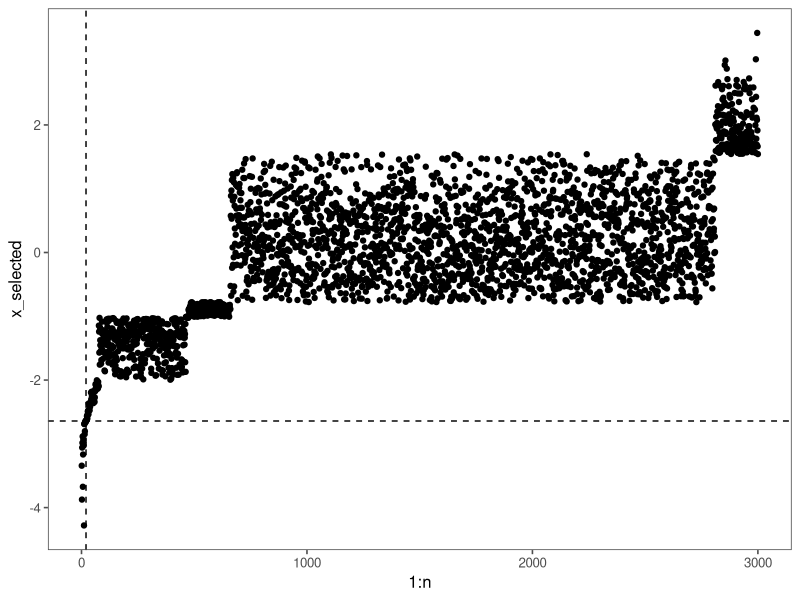
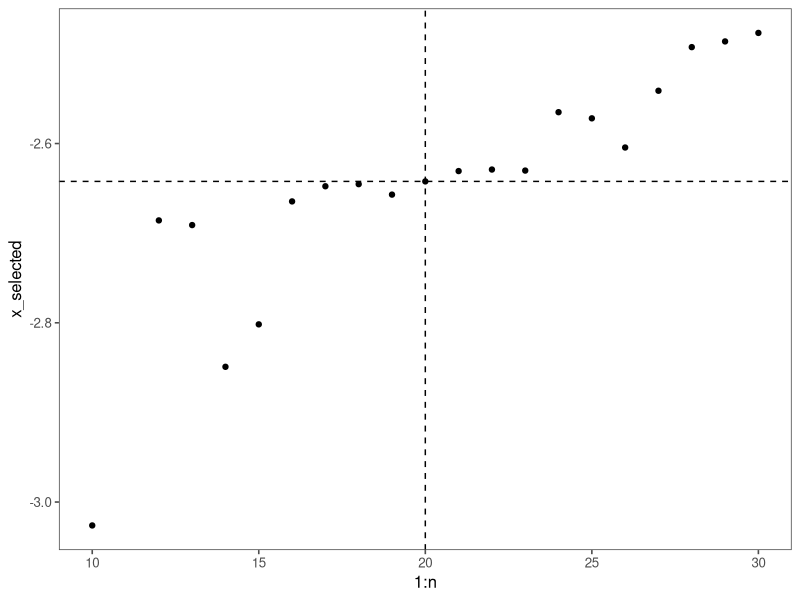
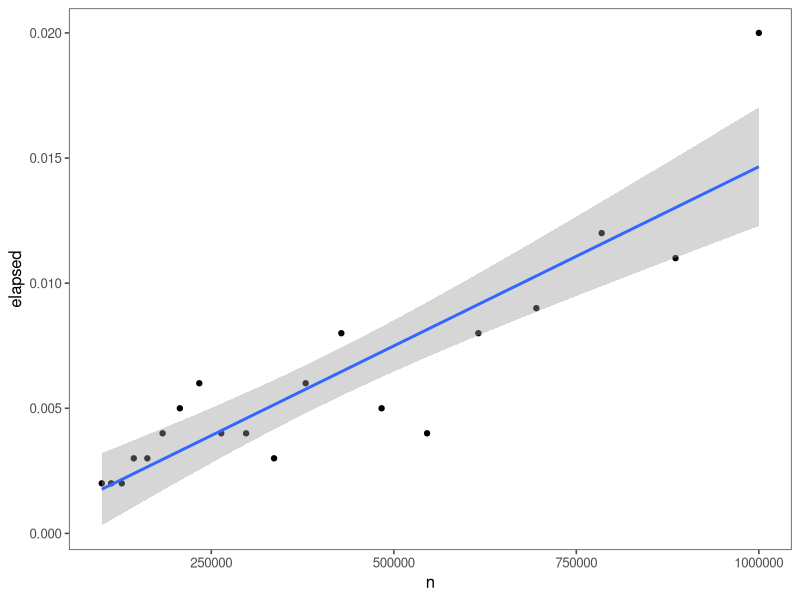

Here is the R script that generated these plots, in order: (Note: this script raises an error after producing the figures.)
## ---- chunk 1

suppressPackageStartupMessages({
  library(tidyverse)
  library(ggthemes)
  library(microbenchmark)
})

## ---- chunk 2

set.seed(3737)
theme_set(theme_few())

## ---- chunk 3

n <- 3000  # Number of samples
k <- 20  # How many to select
zoom.margin <- 10  # Margin for zoomed-in plot

## ---- chunk 4

x <- rnorm(n = n)  # samples

## ---- chunk 5

x_selected <- sort(x, partial = k)

## ---- chunk 6

gp <-
  qplot(1:n, x_selected) +
    geom_vline(xintercept = k, linetype = 2) +
    geom_hline(yintercept = x_selected[k], linetype = 2)
gp

## ---- chunk 7

gp +
  xlim(k - zoom.margin, k + zoom.margin) +
  ylim(x_selected[k - zoom.margin], x_selected[k + zoom.margin])

## ---- chunk 8

microbenchmark(
  sort(x, partial = k),
  sort(x, partial = length(x) - k),
  sort(x)
)

## ---- chunk 9

time_partial_sort <- function(n) {
  samples_n <- samples[1:n]
  then = proc.time()
  sort(samples_n, partial = k)
  return(proc.time() - then)
}

## ---- chunk 10

problem_sizes <- round(10^(seq(5, 6, length.out = 20)))

## ---- chunk 11

samples <- rnorm(n = max(problem_sizes))

## ---- chunk 12

timings <-
  t(sapply(problem_sizes, time_partial_sort)) %>%
  as.data.frame() %>%
  mutate(n = problem_sizes)

## ---- chunk 13

ggplot(timings, aes(x = n, y = elapsed)) +
  geom_point() +
  geom_smooth(method = 'lm')

## ---- chunk 14

sort(x, partial = k, index.return = TRUE)

## ---- chunk 15

kth <- sort(x, partial = k)[k]
kth
indexes <- which(x <= kth)
indexes
x[indexes]

